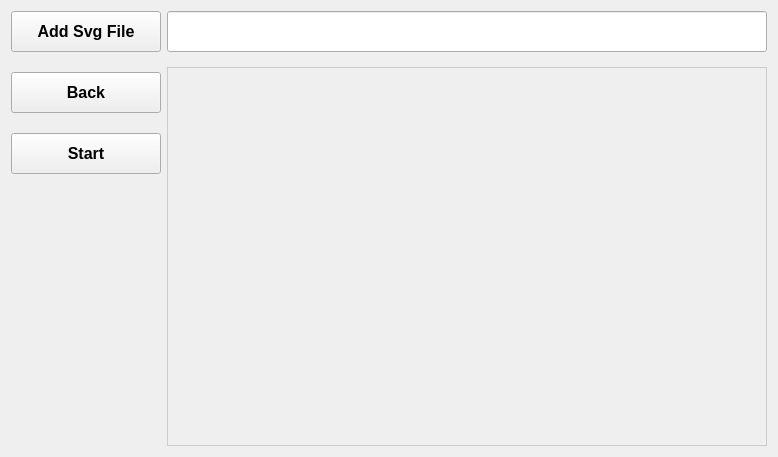
<?xml version="1.0" encoding="UTF-8"?>
<ui version="4.0">
 <class>Form</class>
 <widget class="QWidget" name="Form">
  <property name="geometry">
   <rect>
    <x>0</x>
    <y>0</y>
    <width>778</width>
    <height>457</height>
   </rect>
  </property>
  <property name="windowTitle">
   <string>CNC_UI</string>
  </property>
  <property name="styleSheet">
   <string notr="true">QLabel{
border:1px solid #cccccc;

}</string>
  </property>
  <layout class="QHBoxLayout" name="horizontalLayout">
   <item>
    <layout class="QVBoxLayout" name="verticalLayout" stretch="0,0,0,0">
     <property name="spacing">
      <number>20</number>
     </property>
     <item>
      <widget class="QPushButton" name="add_btn">
       <property name="minimumSize">
        <size>
         <width>150</width>
         <height>41</height>
        </size>
       </property>
       <property name="font">
        <font>
         <family>Arial</family>
         <pointsize>12</pointsize>
         <weight>75</weight>
         <bold>true</bold>
        </font>
       </property>
       <property name="text">
        <string>Add Svg File</string>
       </property>
      </widget>
     </item>
     <item>
      <widget class="QPushButton" name="back_btn">
       <property name="minimumSize">
        <size>
         <width>150</width>
         <height>41</height>
        </size>
       </property>
       <property name="font">
        <font>
         <family>Arial</family>
         <pointsize>12</pointsize>
         <weight>75</weight>
         <bold>true</bold>
        </font>
       </property>
       <property name="text">
        <string>Back</string>
       </property>
      </widget>
     </item>
     <item>
      <widget class="QPushButton" name="start_btn">
       <property name="minimumSize">
        <size>
         <width>150</width>
         <height>41</height>
        </size>
       </property>
       <property name="font">
        <font>
         <family>Arial</family>
         <pointsize>12</pointsize>
         <weight>75</weight>
         <bold>true</bold>
        </font>
       </property>
       <property name="text">
        <string>Start</string>
       </property>
      </widget>
     </item>
     <item>
      <spacer name="verticalSpacer">
       <property name="orientation">
        <enum>Qt::Vertical</enum>
       </property>
       <property name="sizeHint" stdset="0">
        <size>
         <width>20</width>
         <height>128</height>
        </size>
       </property>
      </spacer>
     </item>
    </layout>
   </item>
   <item>
    <layout class="QVBoxLayout" name="verticalLayout_2">
     <property name="spacing">
      <number>15</number>
     </property>
     <item>
      <widget class="QLineEdit" name="img_path_edit">
       <property name="minimumSize">
        <size>
         <width>0</width>
         <height>41</height>
        </size>
       </property>
       <property name="font">
        <font>
         <family>Arial</family>
         <pointsize>12</pointsize>
         <weight>75</weight>
         <bold>true</bold>
        </font>
       </property>
      </widget>
     </item>
     <item>
      <widget class="QLabel" name="show_img_label">
       <property name="minimumSize">
        <size>
         <width>595</width>
         <height>377</height>
        </size>
       </property>
       <property name="font">
        <font>
         <family>Arial</family>
         <pointsize>16</pointsize>
         <weight>75</weight>
         <bold>true</bold>
        </font>
       </property>
       <property name="text">
        <string/>
       </property>
       <property name="scaledContents">
        <bool>true</bool>
       </property>
       <property name="alignment">
        <set>Qt::AlignCenter</set>
       </property>
      </widget>
     </item>
    </layout>
   </item>
  </layout>
 </widget>
 <resources/>
 <connections/>
</ui>
